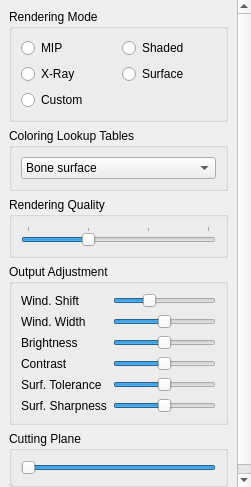
<?xml version="1.0" encoding="UTF-8"?>
<ui version="4.0">
 <class>VolumeRenderingWidget</class>
 <widget class="QWidget" name="VolumeRenderingWidget">
  <property name="geometry">
   <rect>
    <x>0</x>
    <y>0</y>
    <width>251</width>
    <height>487</height>
   </rect>
  </property>
  <property name="minimumSize">
   <size>
    <width>251</width>
    <height>300</height>
   </size>
  </property>
  <property name="windowTitle">
   <string>Volume Rendering</string>
  </property>
  <layout class="QVBoxLayout" name="verticalLayout_6">
   <property name="margin">
    <number>0</number>
   </property>
   <item>
    <widget class="QScrollArea" name="scrollArea">
     <property name="frameShape">
      <enum>QFrame::NoFrame</enum>
     </property>
     <property name="frameShadow">
      <enum>QFrame::Plain</enum>
     </property>
     <property name="widgetResizable">
      <bool>true</bool>
     </property>
     <widget class="QWidget" name="scrollAreaWidgetContents">
      <property name="geometry">
       <rect>
        <x>0</x>
        <y>0</y>
        <width>251</width>
        <height>487</height>
       </rect>
      </property>
      <layout class="QVBoxLayout" name="verticalLayout_7">
       <item>
        <widget class="QGroupBox" name="groupBox">
         <property name="title">
          <string>Rendering Mode</string>
         </property>
         <layout class="QVBoxLayout" name="verticalLayout_4">
          <item>
           <layout class="QGridLayout" name="gridLayout">
            <item row="0" column="0">
             <widget class="QRadioButton" name="radioButtonMIP">
              <property name="toolTip">
               <string>Selects MIP rendering mode.</string>
              </property>
              <property name="statusTip">
               <string>Selects MIP rendering mode.</string>
              </property>
              <property name="text">
               <string>MIP</string>
              </property>
             </widget>
            </item>
            <item row="0" column="1">
             <widget class="QRadioButton" name="radioButtonShaded">
              <property name="toolTip">
               <string>Selects Shaded rendering mode.</string>
              </property>
              <property name="statusTip">
               <string>Selects Shaded rendering mode.</string>
              </property>
              <property name="text">
               <string>Shaded</string>
              </property>
             </widget>
            </item>
            <item row="1" column="0">
             <widget class="QRadioButton" name="radioButtonXRay">
              <property name="toolTip">
               <string>Selects X-Ray rendering mode.</string>
              </property>
              <property name="statusTip">
               <string>Selects X-Ray rendering mode.</string>
              </property>
              <property name="text">
               <string>X-Ray</string>
              </property>
             </widget>
            </item>
            <item row="1" column="1">
             <widget class="QRadioButton" name="radioButtonSurface">
              <property name="toolTip">
               <string>Selects Surface rendering mode.</string>
              </property>
              <property name="statusTip">
               <string>Selects Surface rendering mode.</string>
              </property>
              <property name="text">
               <string>Surface</string>
              </property>
             </widget>
            </item>
            <item row="2" column="0">
             <widget class="QRadioButton" name="radioButtonCustom">
              <property name="toolTip">
               <string>Selects rendering mode controlled by plugins.</string>
              </property>
              <property name="statusTip">
               <string>Selects rendering mode controlled by plugins.</string>
              </property>
              <property name="text">
               <string>Custom</string>
              </property>
             </widget>
            </item>
           </layout>
          </item>
         </layout>
        </widget>
       </item>
       <item>
        <widget class="QGroupBox" name="groupBox_2">
         <property name="title">
          <string>Coloring Lookup Tables</string>
         </property>
         <layout class="QVBoxLayout" name="verticalLayout_3">
          <item>
           <widget class="QComboBox" name="comboBoxColoring">
            <property name="toolTip">
             <string>Selects look-up table.</string>
            </property>
            <property name="statusTip">
             <string>Selects look-up table.</string>
            </property>
            <item>
             <property name="text">
              <string>Bone surface</string>
             </property>
            </item>
            <item>
             <property name="text">
              <string>Skin surface</string>
             </property>
            </item>
           </widget>
          </item>
         </layout>
        </widget>
       </item>
       <item>
        <widget class="QGroupBox" name="groupBox_3">
         <property name="title">
          <string>Rendering Quality</string>
         </property>
         <layout class="QVBoxLayout" name="verticalLayout_2">
          <item>
           <widget class="QSlider" name="sliderRenderingQuality">
            <property name="toolTip">
             <string>Adjusts quality of volume rendering.</string>
            </property>
            <property name="statusTip">
             <string>Adjusts quality of volume rendering.</string>
            </property>
            <property name="maximum">
             <number>3</number>
            </property>
            <property name="pageStep">
             <number>1</number>
            </property>
            <property name="value">
             <number>1</number>
            </property>
            <property name="orientation">
             <enum>Qt::Horizontal</enum>
            </property>
            <property name="tickPosition">
             <enum>QSlider::TicksAbove</enum>
            </property>
           </widget>
          </item>
         </layout>
        </widget>
       </item>
       <item>
        <widget class="QGroupBox" name="groupBox_4">
         <property name="title">
          <string>Output Adjustment</string>
         </property>
         <layout class="QVBoxLayout" name="verticalLayout_5">
          <item>
           <layout class="QFormLayout" name="formLayout">
            <item row="0" column="0">
             <widget class="CClickableLabel" name="labelWindShift">
              <property name="text">
               <string>Wind. Shift</string>
              </property>
             </widget>
            </item>
            <item row="0" column="1">
             <widget class="QSlider" name="sliderWindShift">
              <property name="toolTip">
               <string>Adjusts shift of density window.</string>
              </property>
              <property name="statusTip">
               <string>Adjusts shift of density window.</string>
              </property>
              <property name="minimum">
               <number>-100</number>
              </property>
              <property name="maximum">
               <number>200</number>
              </property>
              <property name="orientation">
               <enum>Qt::Horizontal</enum>
              </property>
             </widget>
            </item>
            <item row="1" column="0">
             <widget class="CClickableLabel" name="labelWindWidth">
              <property name="text">
               <string>Wind. Width</string>
              </property>
             </widget>
            </item>
            <item row="1" column="1">
             <widget class="QSlider" name="sliderWindWidth">
              <property name="toolTip">
               <string>Adjusts width of density window.</string>
              </property>
              <property name="statusTip">
               <string>Adjusts width of density window.</string>
              </property>
              <property name="minimum">
               <number>-100</number>
              </property>
              <property name="maximum">
               <number>100</number>
              </property>
              <property name="orientation">
               <enum>Qt::Horizontal</enum>
              </property>
             </widget>
            </item>
            <item row="2" column="0">
             <widget class="CClickableLabel" name="labelBrightness">
              <property name="text">
               <string>Brightness</string>
              </property>
             </widget>
            </item>
            <item row="2" column="1">
             <widget class="QSlider" name="sliderBrightness">
              <property name="toolTip">
               <string>Adjusts brightness of volume rendering.</string>
              </property>
              <property name="statusTip">
               <string>Adjusts brightness of volume rendering.</string>
              </property>
              <property name="minimum">
               <number>-100</number>
              </property>
              <property name="maximum">
               <number>100</number>
              </property>
              <property name="orientation">
               <enum>Qt::Horizontal</enum>
              </property>
             </widget>
            </item>
            <item row="3" column="0">
             <widget class="CClickableLabel" name="labelContrast">
              <property name="text">
               <string>Contrast</string>
              </property>
             </widget>
            </item>
            <item row="3" column="1">
             <widget class="QSlider" name="sliderContrast">
              <property name="toolTip">
               <string>Adjusts contrast of volume rendering.</string>
              </property>
              <property name="statusTip">
               <string>Adjusts contrast of volume rendering.</string>
              </property>
              <property name="minimum">
               <number>-100</number>
              </property>
              <property name="maximum">
               <number>100</number>
              </property>
              <property name="orientation">
               <enum>Qt::Horizontal</enum>
              </property>
             </widget>
            </item>
            <item row="4" column="0">
             <widget class="CClickableLabel" name="labelSurfTolerance">
              <property name="text">
               <string>Surf. Tolerance</string>
              </property>
             </widget>
            </item>
            <item row="4" column="1">
             <widget class="QSlider" name="sliderSurfTolerance">
              <property name="toolTip">
               <string>Adjusts surface tolerance.</string>
              </property>
              <property name="statusTip">
               <string>Adjusts surface tolerance.</string>
              </property>
              <property name="minimum">
               <number>-100</number>
              </property>
              <property name="maximum">
               <number>100</number>
              </property>
              <property name="orientation">
               <enum>Qt::Horizontal</enum>
              </property>
             </widget>
            </item>
            <item row="5" column="0">
             <widget class="CClickableLabel" name="labelSurfSharpness">
              <property name="text">
               <string>Surf. Sharpness</string>
              </property>
             </widget>
            </item>
            <item row="5" column="1">
             <widget class="QSlider" name="sliderSurfSharpness">
              <property name="toolTip">
               <string>Adjusts surface sharpness.</string>
              </property>
              <property name="statusTip">
               <string>Adjusts surface sharpness.</string>
              </property>
              <property name="minimum">
               <number>-100</number>
              </property>
              <property name="maximum">
               <number>100</number>
              </property>
              <property name="orientation">
               <enum>Qt::Horizontal</enum>
              </property>
             </widget>
            </item>
           </layout>
          </item>
         </layout>
        </widget>
       </item>
       <item>
        <widget class="QGroupBox" name="groupBox_5">
         <property name="title">
          <string>Cutting Plane</string>
         </property>
         <layout class="QVBoxLayout" name="verticalLayout">
          <item>
           <widget class="QSlider" name="sliderCuttingPlane">
            <property name="toolTip">
             <string>Adjust cutting plane position.</string>
            </property>
            <property name="statusTip">
             <string>Adjust cutting plane position.</string>
            </property>
            <property name="minimum">
             <number>-75</number>
            </property>
            <property name="maximum">
             <number>75</number>
            </property>
            <property name="value">
             <number>75</number>
            </property>
            <property name="orientation">
             <enum>Qt::Horizontal</enum>
            </property>
            <property name="invertedAppearance">
             <bool>true</bool>
            </property>
           </widget>
          </item>
         </layout>
        </widget>
       </item>
       <item>
        <spacer name="verticalSpacer">
         <property name="orientation">
          <enum>Qt::Vertical</enum>
         </property>
         <property name="sizeHint" stdset="0">
          <size>
           <width>20</width>
           <height>22</height>
          </size>
         </property>
        </spacer>
       </item>
      </layout>
     </widget>
    </widget>
   </item>
  </layout>
 </widget>
 <customwidgets>
  <customwidget>
   <class>CClickableLabel</class>
   <extends>QLabel</extends>
   <header location="global">controls/CClickableLabel.h</header>
  </customwidget>
 </customwidgets>
 <tabstops>
  <tabstop>radioButtonMIP</tabstop>
  <tabstop>radioButtonXRay</tabstop>
  <tabstop>radioButtonShaded</tabstop>
  <tabstop>radioButtonSurface</tabstop>
  <tabstop>comboBoxColoring</tabstop>
  <tabstop>sliderRenderingQuality</tabstop>
  <tabstop>sliderWindShift</tabstop>
  <tabstop>sliderWindWidth</tabstop>
  <tabstop>sliderBrightness</tabstop>
  <tabstop>sliderContrast</tabstop>
  <tabstop>sliderSurfTolerance</tabstop>
  <tabstop>sliderSurfSharpness</tabstop>
  <tabstop>sliderCuttingPlane</tabstop>
 </tabstops>
 <resources/>
 <connections/>
</ui>
